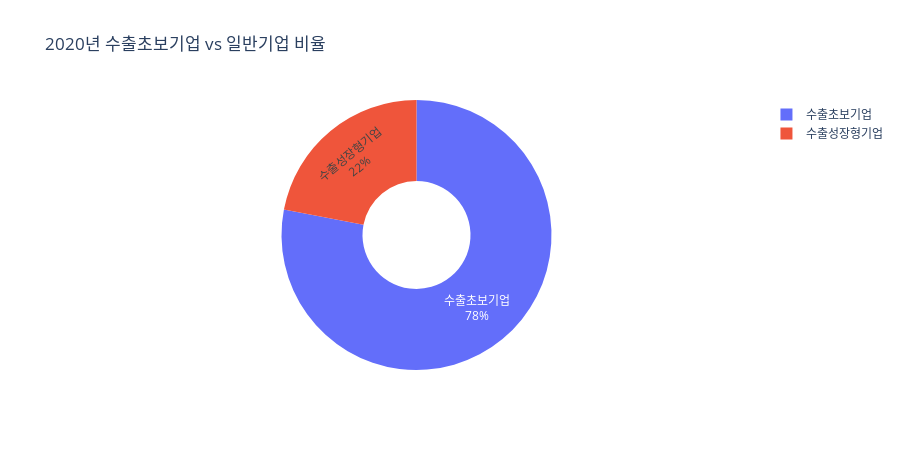

Write notebook code for a chart like this one.
### Code cell
for year in range(2020, 2025):
    uu = filtered.copy()
    uu['수출초보'] = filtered['수출초보'].replace({
        True: '수출초보기업',
        False: '수출성장형기업'
    })
    df_year = uu[uu['기준연도'] == year]
    
    category_summary_y = df_year.groupby('수출초보').agg({
        '사업자등록번호': 'nunique',
        '이용여부': lambda x: (x == '이용').sum()
    }).reset_index()
    category_summary_y.columns = ['수출초보', '기업수', '이용기업수']
    category_summary_y['이용률(%)'] = (category_summary_y['이용기업수'] / category_summary_y['기업수'] * 100).round(2)

    display(f"📆 {year}년 요약")
    display(category_summary_y)

    fig = px.pie(category_summary_y, values='기업수', names='수출초보', 
                 title=f'{year}년 수출초보기업 vs 일반기업 비율',
                 hole=0.4,
                 color_discrete_map={'수출초보기업': '#FF6B6B', '일반기업': '#4ECDC4'})
    fig.update_traces(textposition='inside', textinfo='percent+label')
    fig.update_layout(height=450)
    fig.show()

### Figure 1 — Plotly figure (JSON) as saved in the notebook; plotly's stock layout.template omitted (floating-point values rounded to 4 significant figures)
{"data": [{"domain": {"x": [0, 1], "y": [0, 1]}, "hole": 0.4, "hovertemplate": "수출초보=%{label}<br>기업수=%{value}<extra></extra>", "labels": ["수출성장형기업", "수출초보기업"], "legendgroup": "", "name": "", "showlegend": true, "textinfo": "percent+label", "textposition": "inside", "type": "pie", "values": [15732, 55828]}], "layout": {"height": 450, "legend": {"tracegroupgap": 0}, "title": {"text": "2020년 수출초보기업 vs 일반기업 비율"}}}
